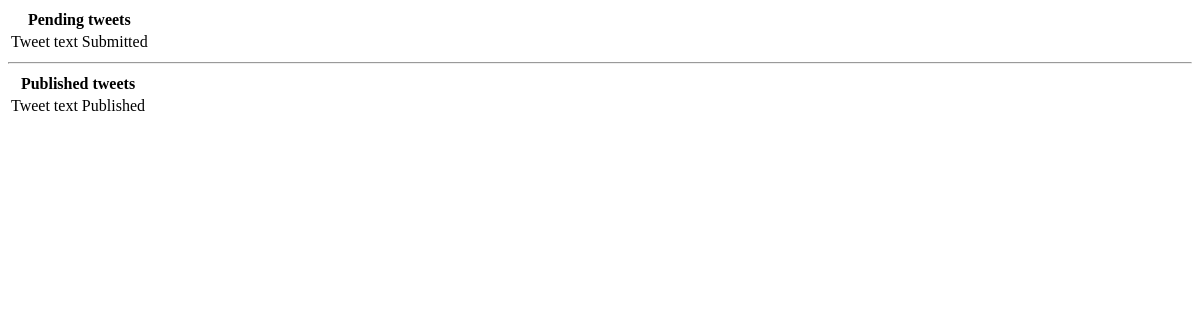
Page /approve/ (signed in) on the earlier database version.
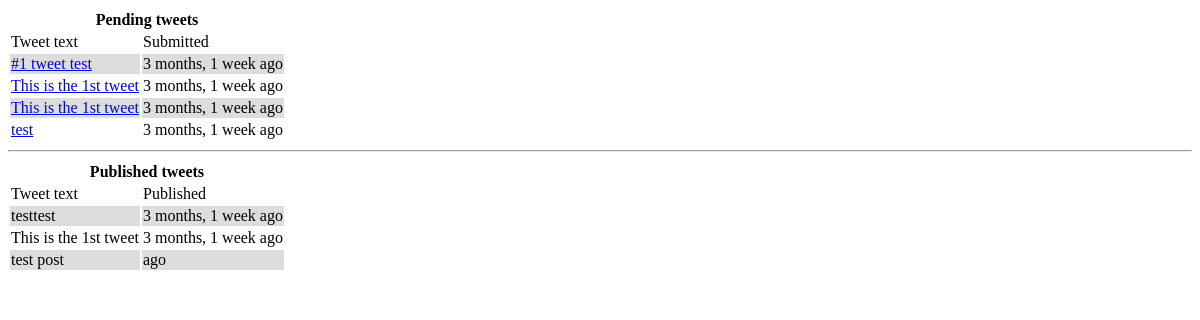
Same page on the later database version.
### poster/models.py (models this page shows, shortened)
class Tweet(models.Model):
    text = models.CharField(max_length=140)
    author_email = models.CharField(max_length=200)
    created_at = models.DateTimeField(auto_now_add=True)
    published_at = models.DateTimeField(null=True)
    STATE_CHOICES = ( # this is not a field but a const/enum
        ('pending', 'pending'),
        ('published', 'published'),
        ('rejected', 'rejected'),
        )
    state = models.CharField(max_length=15, choices=STATE_CHOICES)
    class Meta:
        permissions = (
            ('can_approve_or_reject_tweet', 'Can approve or reject tweets'),
            ('can_add_tweet', 'Can add tweets'),
            )

### approver/views.py (the view)
@permission_required('poster.can_approve_or_reject_tweet', login_url='/login')
def list_tweets(request):
    pending_tweets = Tweet.objects.filter(state='pending').order_by('created_at')
    published_tweets = Tweet.objects.filter(state='published').order_by('-published_at')
    return render(request, 'list_tweets.html',
                  {'pending_tweets': pending_tweets,
                   'published_tweets': published_tweets})

### templates/list_tweets.html (shortened to what this page needs)
<html>
<head>
</head>
<table>
<tr>
<td colspan=2 align=center>
<b>Pending tweets</b>
</td>
</tr>
<tr>
<td>
Tweet text
</td>
<td>
Submitted
</td>
</tr>
{% for tweet in pending_tweets %}
<tr class="{% cycle 'oddrow' 'evenrow' %}">
<td>
<a href={% url 'approver.views.review_tweet' tweet.id %}>{{ tweet.text }}</a>
</td>
<td>
{{ tweet.created_at|timesince }} ago
</td>
</tr>
{% endfor %}
</table>
<hr>
<table>
<tr>
<td colspan=2 align=center>
<b>Published tweets</b>
</td>
</tr>
<tr>
<td>
Tweet text
</td>
<td>
Published
</td>
</tr>
{% for tweet in published_tweets %}
<tr class="{% cycle 'oddrow' 'evenrow' %}">
<td>
{{ tweet.text }}
</td>
<td>
{{ tweet.published_at|timesince }} ago
</td>
</tr>
{% endfor %}
</table>
</html>

### templates/list_tweets.html (style rules this page uses)
tr.evenrow { background: #FFFFFF; }
tr.oddrow { background: #DDDDDD; }

Differences in the rows shown:
added Tweet: text "#1 tweet test", created_at "3 months, 1 week"
added Tweet: text "This is the 1st tweet", created_at "3 months, 1 week"
added Tweet: text "This is the 1st tweet", created_at "3 months, 1 week"
added Tweet: text "test", created_at "3 months, 1 week"
added Tweet: text "testtest", published_at "3 months, 1 week"
added Tweet: text "This is the 1st tweet", published_at "3 months, 1 week"
added Tweet: text "test post"
